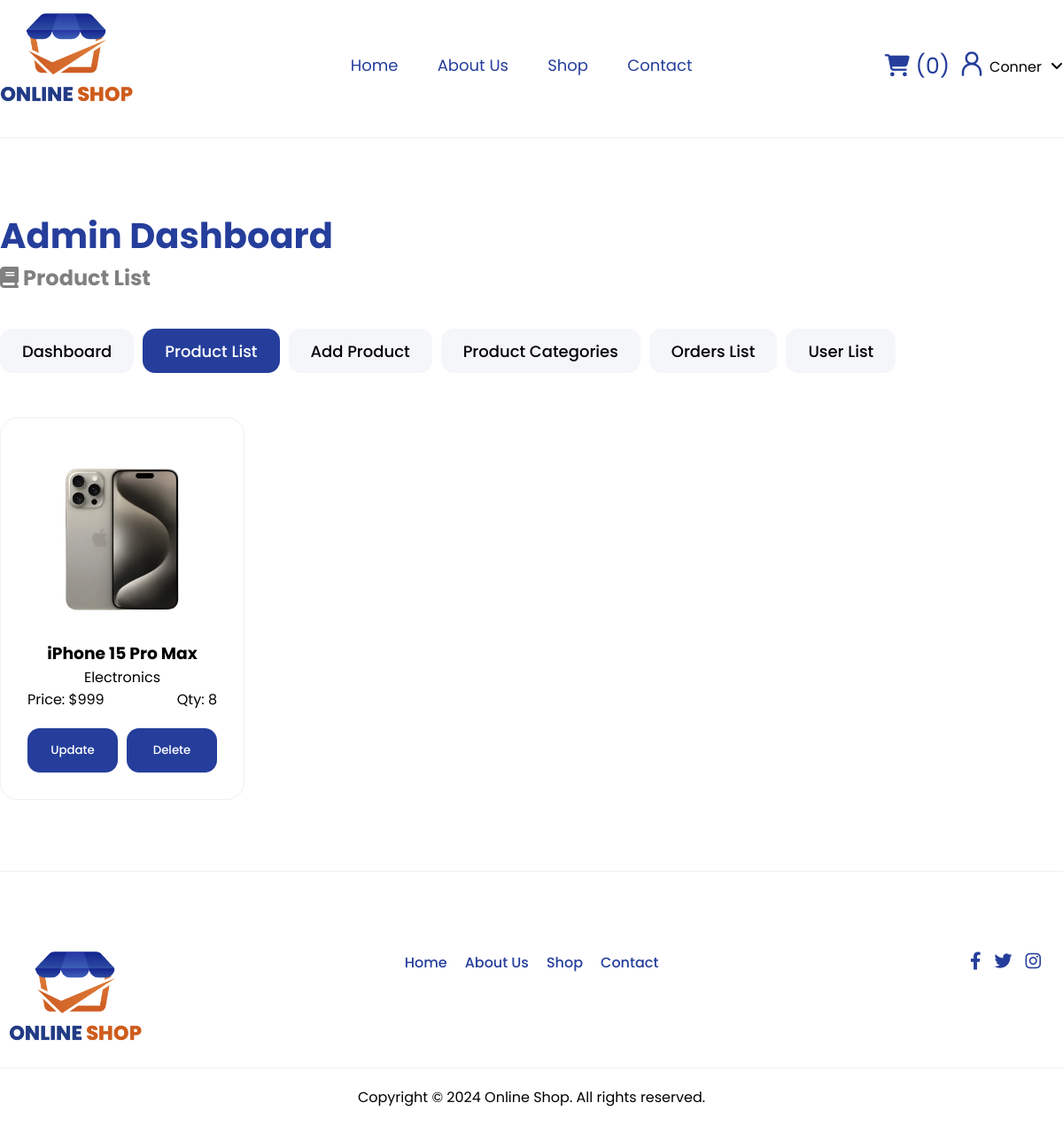
Page /admin_product_list.php (signed in) on the committed database.
### tables this page shows
CREATE TABLE `categories` (
  `id` int(11) NOT NULL,
  `name` varchar(100) NOT NULL
);

CREATE TABLE `products` (
  `id` int(11) NOT NULL,
  `title` varchar(100) NOT NULL,
  `price` int(20) NOT NULL,
  `qty` int(20) NOT NULL,
  `category_id` int(20) NOT NULL,
  `description` varchar(800) NOT NULL,
  `image` varchar(100) NOT NULL,
  `date_time` date NOT NULL DEFAULT current_timestamp()
);

### admin_product_list.php (the view, shortened to what this page needs)
<?php
include './templates/admin_header.php';
?>
<link rel="stylesheet" href="./css/products.css">
<div class="main-container product-main">
<?php include './templates/admin_navigation.php'
?>
    <div class="product-container">
        <?php
            $select_products = mysqli_query($con, "SELECT * FROM products") or die('query failed');
            $select_category= mysqli_query($con, "SELECT name FROM categories INNER JOIN products ON categories.id = products.category_id") or die('query failed');
            if(mysqli_num_rows($select_products) > 0){
                while(($fetch_products = mysqli_fetch_assoc($select_products)) AND ($fetch_category = mysqli_fetch_assoc($select_category))){
        ?>
                <div class="product-card">
                    <img src="src/uploads/<?php echo $fetch_products['image']; ?>" alt="">
                    <div class="product-info">
                        <h3><?php echo  $fetch_products['title']; ?></h3>
                        <p style="text-align:center;"><?php echo $fetch_category['name']; ?></p>
                        <div class="price-qty">
                            <span>Price: $<?php echo $fetch_products['price']; ?></span>
                            <span>Qty: <?php echo $fetch_products['qty']; ?></span>
                        </div>
                        <div class="card-btns">
                            <div class="btn-1">
                                <a href="admin_product_list.php?update=<?php echo $fetch_products['id']; ?>"><button class="btn update-btn">Update</button></a>
                            </div>
                            <div class="btn-2">
                                <a href="admin_product_list.php?delete=<?php echo $fetch_products['id']; ?>"><button name="delete" class="btn delete-btn" onclick="return confirm('Delete this product?')">Delete</button></a>
                        </div>
                        </div>
                    </div>
                </div>
            <?php
                 }
                } else {
                    echo '<p class="empty">No products found!</p>';
                }
            ?>
    </div>
</div>
<?php
include './templates/footer.php';
?>

### css/style.css (style rules this page uses)
:root { --color-primary: #253E9B; --color-secondary: #324CAD; --color-tertiary: #FFFFFF; --color-grey01: #AAAAAA; --color-grey02: #E1E1E1; --color-grey03: #F0F0F0; --color-primary-soft: #F0EEFF; --color-orange: #FF754C; --btn-hover: #4c67ca; }
* { font-family: 'Poppins', sans-serif; margin: 0; padding: 0; box-sizing: border-box; text-decoration: none; align-items: center; }
a { color: var(--color-primary); transition: all .2s ease-in-out; }
button, .btn { display: inline-flex; padding: 0 25px; height: 50px; border: none; border-radius: 14px; cursor: pointer; background-color: var(--color-primary); color: white; text-transform: capitalize; align-items: center; font-weight: 500; margin: 0px 0; }
p { font-size: 16px; }
.main-container { max-width: 1200px; margin: auto; height: 100%; display: flex; flex-direction: column; justify-content: center; align-items: center; padding-top: 80px; }

### css/register.css (style rules this page uses)
.btn { margin-top: 20px; }

### css/products.css (style rules this page uses)
.product-main { display: flex; flex-wrap: wrap; align-items: flex-start; padding-bottom: 80px; }
.product-container { display: grid; grid-template-columns: minmax(0, 1fr) minmax(0, 1fr) minmax(0, 1fr) minmax(0, 1fr); gap: 2rem; align-items: flex-start; }
.product-card { padding: 30px; border: 1px solid var(--color-grey03); border-radius: 20px; transition: all .2s ease-in-out; }
.product-card img { width: 100%; height: auto; border-radius: 20px; }
.price-qty { display: flex; flex-wrap: wrap; justify-content: space-between; }
.product-info h3 { text-align: center; }
.card-btns { display: flex; justify-content: space-between; gap: 10px; }
.btn-1 { width: 50%; }
.btn-2 { width: 50%; }
.btn-1 .btn { width: 100%; justify-content: center; }
.btn-2 .btn { width: 100%; justify-content: center; }

### css/admin_dashboard.css (style rules this page uses)
.product-main { display: flex; flex-wrap: wrap; align-items: flex-start; padding-bottom: 80px; }

### rows in the picture
categories: products.image (picture), name "Electronics"
products: title "iPhone 15 Pro Max", price "999", qty "8"

### other values in the picture
$_SESSION['admin_name'] "Conner"
$title "Product List"
